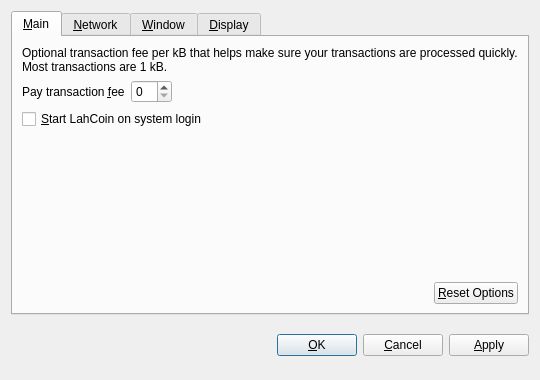
<?xml version="1.0" encoding="UTF-8"?>
<ui version="4.0">
 <class>OptionsDialog</class>
 <widget class="QDialog" name="OptionsDialog">
  <property name="geometry">
   <rect>
    <x>0</x>
    <y>0</y>
    <width>540</width>
    <height>380</height>
   </rect>
  </property>
  <property name="windowTitle">
   <string>Options</string>
  </property>
  <property name="modal">
   <bool>true</bool>
  </property>
  <layout class="QVBoxLayout" name="verticalLayout">
   <item>
    <widget class="QTabWidget" name="tabWidget">
     <property name="tabPosition">
      <enum>QTabWidget::North</enum>
     </property>
     <property name="currentIndex">
      <number>0</number>
     </property>
     <widget class="QWidget" name="tabMain">
      <attribute name="title">
       <string>&amp;Main</string>
      </attribute>
      <layout class="QVBoxLayout" name="verticalLayout_Main">
       <item>
        <widget class="QLabel" name="transactionFeeInfoLabel">
         <property name="text">
          <string>Optional transaction fee per kB that helps make sure your transactions are processed quickly. Most transactions are 1 kB.</string>
         </property>
         <property name="textFormat">
          <enum>Qt::PlainText</enum>
         </property>
         <property name="wordWrap">
          <bool>true</bool>
         </property>
        </widget>
       </item>
       <item>
        <layout class="QHBoxLayout" name="horizontalLayout_1_Main">
         <item>
          <widget class="QLabel" name="transactionFeeLabel">
           <property name="text">
            <string>Pay transaction &amp;fee</string>
           </property>
           <property name="textFormat">
            <enum>Qt::PlainText</enum>
           </property>
           <property name="buddy">
            <cstring>transactionFee</cstring>
           </property>
          </widget>
         </item>
         <item>
          <widget class="BitcoinAmountField" name="transactionFee"/>
         </item>
         <item>
          <spacer name="horizontalSpacer_1_Main">
           <property name="orientation">
            <enum>Qt::Horizontal</enum>
           </property>
           <property name="sizeHint" stdset="0">
            <size>
             <width>40</width>
             <height>20</height>
            </size>
           </property>
          </spacer>
         </item>
        </layout>
       </item>
       <item>
        <widget class="QCheckBox" name="bitcoinAtStartup">
         <property name="toolTip">
          <string>Automatically start LahCoin after logging in to the system.</string>
         </property>
         <property name="text">
          <string>&amp;Start LahCoin on system login</string>
         </property>
        </widget>
       </item>
       <item>
        <spacer name="verticalSpacer_Main">
         <property name="orientation">
          <enum>Qt::Vertical</enum>
         </property>
         <property name="sizeHint" stdset="0">
          <size>
           <width>20</width>
           <height>40</height>
          </size>
         </property>
        </spacer>
       </item>
       <item>
        <layout class="QHBoxLayout" name="horizontalLayout_2_Main">
         <item>
          <spacer name="horizontalSpacer_2_Main">
           <property name="orientation">
            <enum>Qt::Horizontal</enum>
           </property>
           <property name="sizeHint" stdset="0">
            <size>
             <width>40</width>
             <height>20</height>
            </size>
           </property>
          </spacer>
         </item>
         <item>
          <widget class="QPushButton" name="resetButton">
           <property name="toolTip">
            <string>Reset all client options to default.</string>
           </property>
           <property name="text">
            <string>&amp;Reset Options</string>
           </property>
           <property name="autoDefault">
            <bool>false</bool>
           </property>
          </widget>
         </item>
        </layout>
       </item>
      </layout>
     </widget>
     <widget class="QWidget" name="tabNetwork">
      <attribute name="title">
       <string>&amp;Network</string>
      </attribute>
      <layout class="QVBoxLayout" name="verticalLayout_Network">
       <item>
        <widget class="QCheckBox" name="mapPortUpnp">
         <property name="toolTip">
          <string>Automatically open the LahCoin client port on the router. This only works when your router supports UPnP and it is enabled.</string>
         </property>
         <property name="text">
          <string>Map port using &amp;UPnP</string>
         </property>
        </widget>
       </item>
       <item>
        <widget class="QCheckBox" name="connectSocks">
         <property name="toolTip">
          <string>Connect to the LahCoin network through a SOCKS proxy (e.g. when connecting through Tor).</string>
         </property>
         <property name="text">
          <string>&amp;Connect through SOCKS proxy:</string>
         </property>
        </widget>
       </item>
       <item>
        <layout class="QHBoxLayout" name="horizontalLayout_Network">
         <item>
          <widget class="QLabel" name="proxyIpLabel">
           <property name="text">
            <string>Proxy &amp;IP:</string>
           </property>
           <property name="textFormat">
            <enum>Qt::PlainText</enum>
           </property>
           <property name="buddy">
            <cstring>proxyIp</cstring>
           </property>
          </widget>
         </item>
         <item>
          <widget class="QValidatedLineEdit" name="proxyIp">
           <property name="maximumSize">
            <size>
             <width>140</width>
             <height>16777215</height>
            </size>
           </property>
           <property name="toolTip">
            <string>IP address of the proxy (e.g. 127.0.0.1)</string>
           </property>
          </widget>
         </item>
         <item>
          <widget class="QLabel" name="proxyPortLabel">
           <property name="text">
            <string>&amp;Port:</string>
           </property>
           <property name="textFormat">
            <enum>Qt::PlainText</enum>
           </property>
           <property name="buddy">
            <cstring>proxyPort</cstring>
           </property>
          </widget>
         </item>
         <item>
          <widget class="QLineEdit" name="proxyPort">
           <property name="maximumSize">
            <size>
             <width>55</width>
             <height>16777215</height>
            </size>
           </property>
           <property name="toolTip">
            <string>Port of the proxy (e.g. 9050)</string>
           </property>
          </widget>
         </item>
         <item>
          <widget class="QLabel" name="socksVersionLabel">
           <property name="text">
            <string>SOCKS &amp;Version:</string>
           </property>
           <property name="textFormat">
            <enum>Qt::PlainText</enum>
           </property>
           <property name="buddy">
            <cstring>socksVersion</cstring>
           </property>
          </widget>
         </item>
         <item>
          <widget class="QValueComboBox" name="socksVersion">
           <property name="toolTip">
            <string>SOCKS version of the proxy (e.g. 5)</string>
           </property>
          </widget>
         </item>
         <item>
          <spacer name="horizontalSpacer_Network">
           <property name="orientation">
            <enum>Qt::Horizontal</enum>
           </property>
           <property name="sizeHint" stdset="0">
            <size>
             <width>40</width>
             <height>20</height>
            </size>
           </property>
          </spacer>
         </item>
        </layout>
       </item>
       <item>
        <spacer name="verticalSpacer_Network">
         <property name="orientation">
          <enum>Qt::Vertical</enum>
         </property>
         <property name="sizeHint" stdset="0">
          <size>
           <width>20</width>
           <height>40</height>
          </size>
         </property>
        </spacer>
       </item>
      </layout>
     </widget>
     <widget class="QWidget" name="tabWindow">
      <attribute name="title">
       <string>&amp;Window</string>
      </attribute>
      <layout class="QVBoxLayout" name="verticalLayout_Window">
       <item>
        <widget class="QCheckBox" name="minimizeToTray">
         <property name="toolTip">
          <string>Show only a tray icon after minimizing the window.</string>
         </property>
         <property name="text">
          <string>&amp;Minimize to the tray instead of the taskbar</string>
         </property>
        </widget>
       </item>
       <item>
        <widget class="QCheckBox" name="minimizeOnClose">
         <property name="toolTip">
          <string>Minimize instead of exit the application when the window is closed. When this option is enabled, the application will be closed only after selecting Quit in the menu.</string>
         </property>
         <property name="text">
          <string>M&amp;inimize on close</string>
         </property>
        </widget>
       </item>
       <item>
        <spacer name="verticalSpacer_Window">
         <property name="orientation">
          <enum>Qt::Vertical</enum>
         </property>
         <property name="sizeHint" stdset="0">
          <size>
           <width>20</width>
           <height>40</height>
          </size>
         </property>
        </spacer>
       </item>
      </layout>
     </widget>
     <widget class="QWidget" name="tabDisplay">
      <attribute name="title">
       <string>&amp;Display</string>
      </attribute>
      <layout class="QVBoxLayout" name="verticalLayout_Display">
       <item>
        <layout class="QHBoxLayout" name="horizontalLayout_1_Display">
         <item>
          <widget class="QLabel" name="langLabel">
           <property name="text">
            <string>User Interface &amp;language:</string>
           </property>
           <property name="textFormat">
            <enum>Qt::PlainText</enum>
           </property>
           <property name="buddy">
            <cstring>lang</cstring>
           </property>
          </widget>
         </item>
         <item>
          <widget class="QValueComboBox" name="lang">
           <property name="toolTip">
            <string>The user interface language can be set here. This setting will take effect after restarting LahCoin.</string>
           </property>
          </widget>
         </item>
        </layout>
       </item>
       <item>
        <layout class="QHBoxLayout" name="horizontalLayout_2_Display">
         <item>
          <widget class="QLabel" name="unitLabel">
           <property name="text">
            <string>&amp;Unit to show amounts in:</string>
           </property>
           <property name="textFormat">
            <enum>Qt::PlainText</enum>
           </property>
           <property name="buddy">
            <cstring>unit</cstring>
           </property>
          </widget>
         </item>
         <item>
          <widget class="QValueComboBox" name="unit">
           <property name="toolTip">
            <string>Choose the default subdivision unit to show in the interface and when sending coins.</string>
           </property>
          </widget>
         </item>
        </layout>
       </item>
       <item>
        <widget class="QCheckBox" name="displayAddresses">
         <property name="toolTip">
          <string>Whether to show LahCoin addresses in the transaction list or not.</string>
         </property>
         <property name="text">
          <string>&amp;Display addresses in transaction list</string>
         </property>
        </widget>
       </item>
       <item>
        <widget class="QCheckBox" name="coinControlFeatures">
         <property name="toolTip">
          <string>Whether to show coin control features or not.</string>
         </property>
         <property name="text">
          <string>Display coin &amp;control features (experts only!)</string>
         </property>
        </widget>
       </item>
       <item>
        <spacer name="verticalSpacer_Display">
         <property name="orientation">
          <enum>Qt::Vertical</enum>
         </property>
         <property name="sizeHint" stdset="0">
          <size>
           <width>20</width>
           <height>40</height>
          </size>
         </property>
        </spacer>
       </item>
      </layout>
     </widget>
    </widget>
   </item>
   <item>
    <layout class="QHBoxLayout" name="horizontalLayout_Buttons">
     <item>
      <spacer name="horizontalSpacer_1">
       <property name="orientation">
        <enum>Qt::Horizontal</enum>
       </property>
       <property name="sizeHint" stdset="0">
        <size>
         <width>40</width>
         <height>48</height>
        </size>
       </property>
      </spacer>
     </item>
     <item>
      <widget class="QLabel" name="statusLabel">
       <property name="font">
        <font>
         <weight>75</weight>
         <bold>true</bold>
        </font>
       </property>
       <property name="text">
        <string/>
       </property>
       <property name="textFormat">
        <enum>Qt::PlainText</enum>
       </property>
       <property name="wordWrap">
        <bool>true</bool>
       </property>
      </widget>
     </item>
     <item>
      <spacer name="horizontalSpacer_2">
       <property name="orientation">
        <enum>Qt::Horizontal</enum>
       </property>
       <property name="sizeHint" stdset="0">
        <size>
         <width>40</width>
         <height>48</height>
        </size>
       </property>
      </spacer>
     </item>
     <item>
      <widget class="QPushButton" name="okButton">
       <property name="text">
        <string>&amp;OK</string>
       </property>
      </widget>
     </item>
     <item>
      <widget class="QPushButton" name="cancelButton">
       <property name="text">
        <string>&amp;Cancel</string>
       </property>
       <property name="autoDefault">
        <bool>false</bool>
       </property>
      </widget>
     </item>
     <item>
      <widget class="QPushButton" name="applyButton">
       <property name="text">
        <string>&amp;Apply</string>
       </property>
       <property name="autoDefault">
        <bool>false</bool>
       </property>
      </widget>
     </item>
    </layout>
   </item>
  </layout>
 </widget>
 <customwidgets>
  <customwidget>
   <class>BitcoinAmountField</class>
   <extends>QSpinBox</extends>
   <header>bitcoinamountfield.h</header>
  </customwidget>
  <customwidget>
   <class>QValueComboBox</class>
   <extends>QComboBox</extends>
   <header>qvaluecombobox.h</header>
  </customwidget>
  <customwidget>
   <class>QValidatedLineEdit</class>
   <extends>QLineEdit</extends>
   <header>qvalidatedlineedit.h</header>
  </customwidget>
 </customwidgets>
 <resources/>
 <connections/>
</ui>
